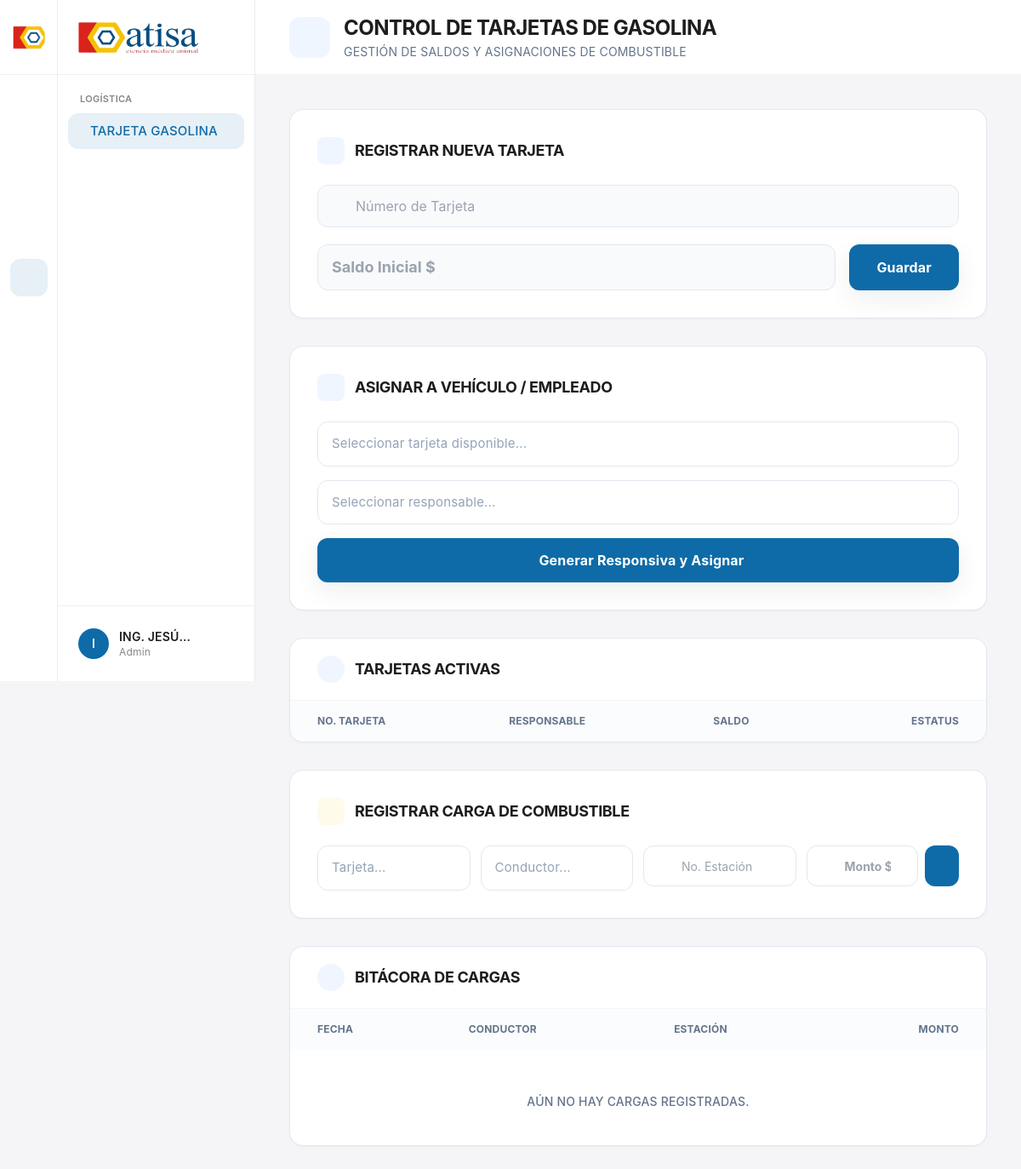
The page /gasolina (signed in) on the database as committed earlier.
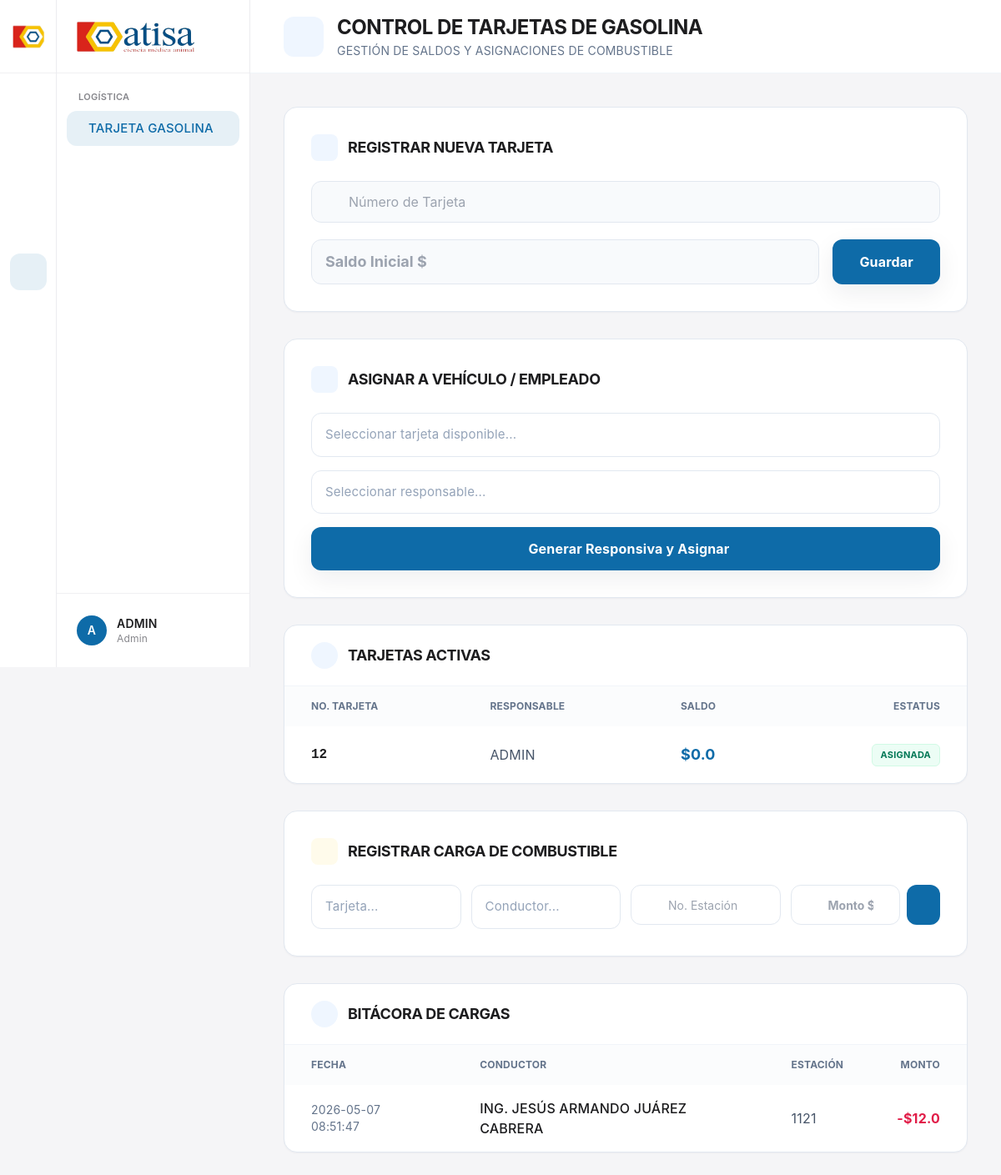
The same page on the database as committed later.
### tables this page shows
CREATE TABLE usuarios (
            id INTEGER PRIMARY KEY AUTOINCREMENT,
            numero_empleado TEXT UNIQUE NOT NULL,
            nombre_completo TEXT NOT NULL,
            username TEXT UNIQUE NOT NULL,
            password_hash TEXT NOT NULL,
            rol TEXT NOT NULL,
            estatus INTEGER DEFAULT 1
        , puesto TEXT, area TEXT, cumpleanos TEXT, talla_calzado TEXT, fecha_ingreso TEXT);

CREATE TABLE tarjetas_gasolina (
            id INTEGER PRIMARY KEY AUTOINCREMENT,
            numero_tarjeta TEXT UNIQUE NOT NULL,
            saldo REAL NOT NULL DEFAULT 0,
            estatus TEXT DEFAULT 'Disponible',
            numero_empleado TEXT,
            FOREIGN KEY(numero_empleado) REFERENCES usuarios(numero_empleado)
        );

CREATE TABLE bitacora_gasolina (
            id INTEGER PRIMARY KEY AUTOINCREMENT,
            fecha DATETIME DEFAULT (datetime('now', 'localtime')),
            nombre_empleado TEXT NOT NULL,
            no_estacion TEXT NOT NULL,
            monto REAL NOT NULL
        );

### erp.py (the view)
@app.route('/gasolina')
@login_required
@requiere_modulo('gasolina')
def gasolina():
    conn = get_db_connection()
    empleados = conn.execute('SELECT * FROM usuarios ORDER BY nombre_completo').fetchall()
    tarjetas = conn.execute('''
        SELECT t.id, t.numero_tarjeta, t.saldo, t.estatus, t.numero_empleado,
               u.nombre_completo as nombre_empleado
        FROM tarjetas_gasolina t
        LEFT JOIN usuarios u ON t.numero_empleado = u.numero_empleado
        ORDER BY t.id DESC
    ''').fetchall()
    registros = conn.execute('SELECT * FROM bitacora_gasolina ORDER BY id DESC').fetchall()
    conn.close()
    return render_page('gasolina.html', tarjetas=tarjetas, empleados=empleados, registros=registros)

### erp.py (called while the page is built)
def render_page(template, **context):
    layout = '_partial.html' if request.headers.get('HX-Request') else 'base.html'
    return render_template(template, _layout=layout, **context)

def construir_nav(rol):
    arbol = []
    for d in NAV_DEPARTAMENTOS:
        mods = [m for m in d['modulos'] if rol in PERMISOS.get(m[0][1:], [])]
        es_roadmap = len(d['modulos']) == 0
        if mods or (es_roadmap and rol == 'admin'):
            arbol.append({**d, 'modulos_visibles': mods, 'es_roadmap': es_roadmap})
    return arbol

@app.context_processor
def inject_globals():
    return {
        'EMPRESA_NOMBRE': EMPRESA_NOMBRE,
        'EMPRESA_CIUDAD': EMPRESA_CIUDAD,
        'tailwind_estatico': os.path.exists(os.path.join(app.static_folder, 'css', 'tailwind.css')),
        'permisos': PERMISOS,
        'nav_visible': construir_nav(session.get('rol')),
    }

@app.teardown_appcontext
def _cerrar_conexiones_db(exc):
    conns = g.pop('_db_conns', None)
    if conns:
        for c in conns:
            try:
                c.close()
            except Exception:
                pass

### templates/gasolina.html (shortened to what the changed rows need)
{% extends _layout|default("base.html") %}
{% block content %}
<div class="flex flex-col min-h-screen bg-[#f5f5f7]">
    <header class="bg-white border-b border-slate-100 px-10 h-[88px] flex items-center justify-between sticky top-0 z-40">
        <div class="flex items-center gap-4">
            <div>
                <h1 class="text-[#1d1d1f] text-2xl font-bold">Control de Tarjetas de Gasolina</h1>
            </div>
        </div>
    </header>
    <div class="flex-1 p-10 space-y-8">
        <div class="grid grid-cols-1 xl:grid-cols-2 gap-8">
            <div class="bg-white p-8 rounded-2xl shadow-sm border border-slate-200 relative overflow-hidden group">
                <div class="flex items-center gap-3 mb-6">
                    <h2 class="text-lg font-bold text-[#1d1d1f]">Registrar Nueva Tarjeta</h2>
                </div>
            </div>
            <div class="bg-white p-8 rounded-2xl shadow-sm border border-slate-200 relative overflow-hidden group">
                <div class="flex items-center gap-3 mb-6">
                    <h2 class="text-lg font-bold text-[#1d1d1f]">Asignar a Vehículo / Empleado</h2>
                </div>
            </div>
        </div>
        <div class="bg-white rounded-2xl shadow-sm border border-slate-200 overflow-hidden">
            <div class="overflow-x-auto">
                <table class="w-full text-left">
                    <thead class="bg-slate-50/50">
                        <tr>
                            <th class="px-8 py-4 text-slate-500 text-xs font-bold uppercase">No. Tarjeta</th>
                            <th class="px-8 py-4 text-slate-500 text-xs font-bold uppercase">Responsable</th>
                            <th class="px-8 py-4 text-slate-500 text-xs font-bold uppercase">Saldo</th>
                            <th class="px-8 py-4 text-slate-500 text-xs font-bold uppercase text-right">Estatus</th>
                        </tr>
                    </thead>
                    <tbody class="divide-y divide-slate-100">
                        {% for tar in tarjetas %}
                        <tr>
                            <td class="px-8 py-5 font-mono font-bold text-[#1d1d1f]">{{ tar.numero_tarjeta }}</td>
                            <td class="px-8 py-5 text-slate-600">{{ tar.nombre_empleado or 'Sin asignar' }}</td>
                            <td class="px-8 py-5 text-[#0e6ba8] font-bold text-lg">${{ tar.saldo }}</td>
                            <td class="px-8 py-5 text-right">
                                {% if tar.estatus == 'Asignada' %}
                                <span class="inline-flex items-center gap-1 text-[11px] font-bold px-2.5 py-1 rounded-md bg-emerald-50 text-emerald-700 border border-emerald-100">{{ tar.estatus }}</span>
                                {% else %}
                                <span class="inline-flex items-center gap-1 text-[11px] font-bold px-2.5 py-1 rounded-md bg-slate-100 text-slate-600 border border-slate-200">{{ tar.estatus }}</span>
                                {% endif %}
                            </td>
                        </tr>
                        {% endfor %}
                    </tbody>
                </table>
            </div>
        </div>
        <div class="bg-white p-8 rounded-2xl shadow-sm border border-slate-200">
            <div class="flex items-center gap-3 mb-6">
                <h2 class="text-lg font-bold text-[#1d1d1f]">Registrar Carga de Combustible</h2>
            </div>
        </div>
        <div class="bg-white rounded-2xl shadow-sm border border-slate-200 overflow-hidden">
            <div class="overflow-x-auto">
                <table class="w-full text-left">
                    <thead class="bg-slate-50/50">
                        <tr>
                            <th class="px-8 py-4 text-slate-500 text-xs font-bold uppercase">Fecha</th>
                            <th class="px-8 py-4 text-slate-500 text-xs font-bold uppercase">Conductor</th>
                            <th class="px-8 py-4 text-slate-500 text-xs font-bold uppercase">Estación</th>
                            <th class="px-8 py-4 text-slate-500 text-xs font-bold uppercase text-right">Monto</th>
                        </tr>
                    </thead>
                    <tbody class="divide-y divide-slate-100">
                        {% for r in registros %}
                        <tr class="hover:bg-slate-50">
                            <td class="px-8 py-4 text-sm text-slate-500">{{ r.fecha }}</td>
                            <td class="px-8 py-4 font-medium text-[#1d1d1f]">{{ r.nombre_empleado }}</td>
                            <td class="px-8 py-4 text-slate-600">{{ r.no_estacion }}</td>
                            <td class="px-8 py-4 text-right text-rose-600 font-bold">-${{ r.monto }}</td>
                        </tr>
                        {% else %}
                        <tr>
                            <td colspan="4" class="px-8 py-10 text-center">
                                <span class="text-slate-500 font-medium text-sm">Aún no hay cargas registradas.</span>
                            </td>
                        </tr>
                        {% endfor %}
                    </tbody>
                </table>
            </div>
        </div>
    </div>
</div>
{% endblock %}

### templates/base.html (shortened to what the changed rows need)
<!DOCTYPE html>
<html lang="es">
<head>
    <link rel="stylesheet" href="{{ url_for('static', filename='css/remixicon.min.css') }}">
    <link rel="stylesheet" href="{{ url_for('static', filename='css/estilos.css') }}">
    <link rel="stylesheet" href="{{ url_for('static', filename='css/all.min.css') }}">
    <link rel="stylesheet" href="{{ url_for('static', filename='css/select-pro.css') }}">
    {% if tailwind_estatico %}
    <link rel="stylesheet" href="{{ url_for('static', filename='css/tailwind.css') }}">
    {% else %}
    <script src="{{ url_for('static', filename='js/tailwind.js') }}"></script>
    {% endif %}
</head>
<body hx-boost="true" hx-ext="preload" hx-target="#content">
    <div id="root">
        <div class="flex min-h-screen bg-[#f5f5f7]">
            {% set _ns = namespace(activo='') %}
            {% for d in nav_visible %}
                {% for ruta, txt, icono, match in d.modulos_visibles %}
                    {% if _ns.activo == '' and (ruta == request.path or (match and request.path.startswith(match))) %}{% set _ns.activo = d.key %}{% endif %}
                {% endfor %}
            {% endfor %}
            {% if _ns.activo == '' and nav_visible %}{% set _ns.activo = nav_visible[0].key %}{% endif %}
            <aside class="fixed left-0 top-0 h-screen w-[300px] flex z-50 select-none">
                <div class="flex-1 min-w-0 bg-white border-r border-[#ececef] flex flex-col">
                    <nav class="flex-1 px-3 py-5 overflow-y-auto">
                        {% for d in nav_visible %}
                        <div data-panel="{{ d.key }}" class="dept-panel {% if d.key != _ns.activo %}hidden{% endif %}">
                            <p class="px-3.5 mb-2 text-[11px] font-semibold uppercase tracking-wide text-[#86868b]">{{ d.nombre }}</p>
                            <div class="space-y-0.5">
                                {% for ruta, txt, icono, match in d.modulos_visibles %}
                                <a href="{{ ruta }}"
                                   data-nav data-match="{{ match }}"
                                   hx-get="{{ ruta }}" hx-target="#content" hx-swap="innerHTML show:window:top"
                                   hx-push-url="true" hx-indicator="#barra-progreso, #content"
                                   preload="mouseover"
                                   class="nav-link w-full flex items-center gap-3 px-3.5 py-2.5 rounded-xl text-[15px] font-medium text-[#6e6e73] hover:bg-[#f3f3f5] hover:text-[#1d1d1f] transition-colors duration-150 whitespace-nowrap">
                                    <span>{{ txt }}</span>
                                </a>
                                {% endfor %}
                            </div>
                        </div>
                        {% endfor %}
                    </nav>
                    <div class="px-3 py-4 border-t border-[#f0f0f3]">
                        <div class="flex items-center gap-3 px-3 py-2.5 rounded-xl hover:bg-[#f3f3f5] transition-colors">
                            <div class="w-9 h-9 flex items-center justify-center rounded-full bg-[#0e6ba8] text-white font-semibold text-sm shrink-0 uppercase">
                                {{ (session.get('nombre') or 'U')[:1] }}
                            </div>
                            <div class="flex-1 min-w-0">
                                <p class="text-[#1d1d1f] text-sm font-semibold truncate">{{ session.get('nombre', 'Usuario') }}</p>
                                <p class="text-[#86868b] text-xs truncate capitalize">{{ session.get('rol', 'Colaborador') }}</p>
                            </div>
                            <a href="/logout" hx-boost="false" class="w-8 h-8 flex items-center justify-center text-[#86868b] hover:text-rose-500 transition-colors cursor-pointer" title="Cerrar sesión">
                            </a>
                        </div>
                    </div>
                </div>
            </aside>
            <main class="flex-1 ml-[300px] flex flex-col min-h-screen">
                <div id="content">
                    {% block content %}{% endblock %}
                </div>
            </main>
        </div>
    </div>
</body>
</html>

Rows that differ between the two databases and show on the page:
changed usuarios "Admin": nombre_completo "I" → "A"; get "ING. JESÚ…" → "ADMIN"
added tarjetas_gasolina: numero_tarjeta "12", nombre_completo "ADMIN", saldo "0.0", estatus "ASIGNADA"
added bitacora_gasolina: fecha "2026-05-07 08:51:47", nombre_empleado "ING. JESÚS ARMANDO JUÁREZ CABRERA", no_estacion "1121", monto "12.0"
Other text that changed with them:
text no longer shown: "AÚN NO HAY CARGAS REGISTRADAS."
